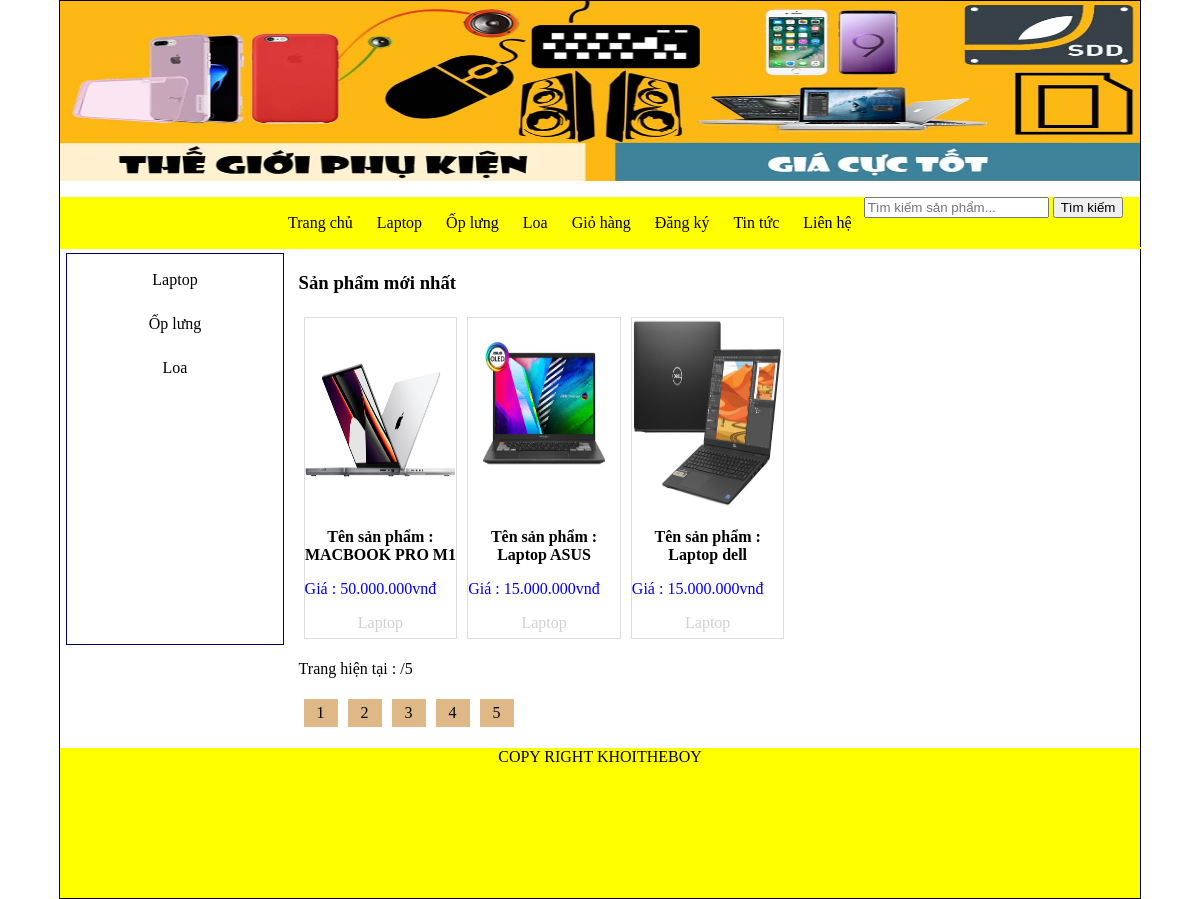
Screenshot of /php/pages/index.php with the database file from the repository.
### tables this page shows
CREATE TABLE `tbl_danhmuc` (
  `id_danhmuc` int(11) NOT NULL,
  `tendanhmuc` varchar(100) NOT NULL,
  `thutu` int(11) NOT NULL
);

CREATE TABLE `tbl_sanpham` (
  `id_sanpham` int(11) NOT NULL,
  `tensanpham` varchar(250) NOT NULL,
  `masp` varchar(100) NOT NULL,
  `giasp` varchar(50) NOT NULL,
  `soluong` int(11) NOT NULL,
  `hinhanh` varchar(50) NOT NULL,
  `tomtat` text NOT NULL,
  `noidung` text NOT NULL,
  `tinhtrang` int(11) NOT NULL,
  `id_danhmuc` int(11) NOT NULL
);

### php/pages/main/index.php (the view, shortened to what this page needs)
<?php
    if(isset($_GET['trang'])){
        $page = $_GET['trang'];
    }else{
        $page = '';
    }
    if($page == '' || $page == 1){
        $begin = 0;
    }else{
        $begin = ($page*3)-3;
    }
    $sql_pro = "SELECT * FROM tbl_sanpham, tbl_danhmuc WHERE tbl_sanpham.id_danhmuc=tbl_danhmuc.id_danhmuc ORDER BY tbl_sanpham.
        id_sanpham DESC LIMIT $begin,3";
    $query_pro = mysqli_query($mysqli,$sql_pro);
?>
<h3>Sản phẩm mới nhất</h3>
                <ul class="product_list">
                    <?php
                    while($row = mysqli_fetch_array($query_pro)){
                    ?>
                    <li>
                        <a href="index.php?quanly=sanpham&id=<?php echo $row['id_sanpham'] ?>">
                            <img src= "../admin/modules/quanlysp/uploads/<?php echo $row['hinhanh'] ?>">
                            <p class ="title_product">Tên sản phẩm : <?php echo $row['tensanpham'] ?></p>
                            <p class ="price_product">Giá : <?php echo number_format($row['giasp'],0,',','.'). 'vnđ' ?></p>
                            <p style ="text-align: center;color:#d1d1d1"><?php echo $row['tendanhmuc'] ?></p>
                        </a>
                    </li>
                    <?php
                    }
                    ?>
                </ul>
                <?php
                $sql_trang = mysqli_query($mysqli,"SELECT * FROM tbl_sanpham");
                $row_count = mysqli_num_rows($sql_trang);
                $trang = ceil($row_count/3);
                ?>
                <p>Trang hiện tại : <?php echo $page ?>/<?php echo $trang ?> </p>
                <ul class ="list_trang">
                    <?php
                    for($i=1;$i<=$trang;$i++){
                    ?>
                        <li <?php if($i==$page){echo 'style="background: brown; "';}else{echo''; } ?>><a href="
                        index.php?trang=<?php echo $i ?>"><?php echo $i ?></a></li>
                    <?php
                    }
                    ?>
                </ul>

### php/pages/index.php (shortened to what this page needs)
<!DOCTYPE html>
<html lang="en">
<head>
    <link rel="stylesheet" type="text/css" href="style.css">
    <link rel="stylesheet" type="text/css" href="https://cdnjs.cloudflare.com/ajax/libs/font-awesome/4.7.0/css/font-awesome.css">
</head>
<body>
    <div class="wrapper">
        <?php
            include("../admin/config/connect.php");
            include("header.php");
            include("menu.php");
            include("main.php");
            include("footer.php");
        ?>
    </div>
</body>
</html>

### php/pages/header.php
<div class="header">
            <img src="banner.jpg" width="100%" height="180px">
        </div>

### php/pages/menu.php (shortened to what this page needs)
<?php
    $sql_danhmuc = "SELECT*FROM tbl_danhmuc ORDER BY id_danhmuc DESC";
    $query_danhmuc = mysqli_query($mysqli,$sql_danhmuc);
?>
<div class="menu">
    <ul class="list_menu">
        <li><a href="index.php">Trang chủ</a></li>
        <?php
        while($row_danhmuc = mysqli_fetch_array($query_danhmuc)){
        ?>
        <li><a href="index.php?quanly=danhmucsanpham&id=<?php echo $row_danhmuc['id_danhmuc']?>"><?php echo $row_danhmuc['tendanhmuc']?></a></li>
        <?php
        }
        ?>
        <li><a href="index.php?quanly=giohang">Giỏ hàng</a></li>
        <?php
        if(isset($_SESSION['dangky'])){
        ?>
        <li><a href="index.php?dangxuat=1">Đăng xuất</a></li>
        <?php
        }else{
        ?>
        <li><a href="index.php?quanly=dangky">Đăng ký</a></li>
        <?php
        }
        ?>
        <li><a href="index.php?quanly=tintuc">Tin tức</a></li>
        <li><a href="index.php?quanly=lienhe">Liên hệ</a></li>
    </ul>
    <p>
        <form action="index.php?quanly=timkiem" method="POST">
            <input type="text" placeholder="Tìm kiếm sản phẩm..." name = "tukhoa">
            <input type="submit" name="timkiem" value="Tìm kiếm">
        </form>
    </p>
</div>

### php/pages/main.php (shortened to what this page needs)
<div class="main">
    <?php
        include("sidebar/sidebar.php");
    ?>
    <div class="maincontent">
        <?php
            if(isset($_GET['quanly'])){
                $tam = $_GET['quanly'];
            }else{
                $tam = '';
            }
            if($tam=='danhmucsanpham'){
                include("main/danhmuc.php");
            }elseif($tam=='giohang'){
                include("main/giohang.php");
            }elseif($tam=='tintuc'){
                include("main/tintuc.php");
            }elseif($tam=='lienhe'){
                include("main/lienhe.php");
            }elseif($tam=='sanpham'){
                include("main/sanpham.php");
            }elseif($tam=='dangky'){
                include("main/dangky.php");
            }elseif($tam=='thanhtoan'){
                include("main/thanhtoan.php");
            }elseif($tam=='dangnhap'){
                include("main/dangnhap.php");
            }elseif($tam=='timkiem'){
                include("main/timkiem.php");
            }elseif($tam=='camon'){
                include("main/camon.php");
            }else{
                include("main/index.php");
            }
        ?>
    </div>
</div>

### php/pages/sidebar/sidebar.php
<div class="sidebar">
        <ul class="list_sidebar">
            <?php
                $sql_danhmuc = "SELECT * FROM tbl_danhmuc ORDER BY id_danhmuc DESC";
                $query_danhmuc = mysqli_query($mysqli,$sql_danhmuc);
                while($row = mysqli_fetch_array($query_danhmuc)){
            ?>
            <li><a href="index.php?quanly=danhmucsanpham&id=<?php echo $row['id_danhmuc'] ?>"><?php echo $row['tendanhmuc'] ?></a></li>
            <?php
            }
            ?>
        </ul>
</div>

### php/pages/footer.php
<div class="footer">
            <p class="footer_copyright">COPY RIGHT KHOITHEBOY </p>
</div>

### php/pages/style.css (style rules this page uses)
body { margin: 0; padding: auto; }
.wrapper { border: 1px solid #000; height: auto; width: 90%; margin:auto; }
.header { height: 180px; width: 100%; background: black; }
.menu { height: 50px; width: 100%; background: yellow; }
ul.list_menu { padding: 0; margin: 0; list-style: none; margin: 0 auto; width: 60%; line-height: 27px; }
ul.list_menu li a { text-decoration: none; text-align: center; color: #000; }
ul.list_menu li { float: left; margin: 7px; padding: 5px; }
ul.list_sidebar { padding: 0; margin: 0; list-style: none; width: 100%; line-height: 27px; }
ul.list_sidebar li a { text-decoration: none; text-align: center; color: #000; display: block; }
ul.list_sidebar li { margin: 7px; padding: 5px; }
.main { border: 1px solid yellow; height: auto; width: 100%; }
.sidebar { border: 1px solid #006; height: 390px; width: 20%; margin-top: 5px; margin-left: 5px; float: left; }
.maincontent { height: auto; width: 78%; margin-top: 5px; margin-left: 5px; float: right; }
ul.product_list { padding: 0; margin: 0; list-style: none; width: 100%; }
ul.product_list li img { height: 190px; }
ul.product_list li { width: 18%; border: 1px solid #ddd; margin: 5px; float: left; height: 320px; }
ul.product_list li a { text-decoration: none; }
ul.product_list li img { width: 100%; }
p.title_product { text-align: center; color: black; font-size: 16px; font-weight: bold; }
.footer { height: 150px; width: 100%; background: yellow; }
p.footer_copyright { text-align: center; color: #000; }

### php/pages/main/index.php (style rules this page uses)
ul.list_trang { padding: 0; margin: 0; list-style: none; }
ul.list_trang li { float: left; padding: 5px 13px; margin: 5px; background: burlywood; display: block; }
ul.list_trang li a { color: #000; text-align: center; text-decoration: none; }

### rows the page displays
tbl_danhmuc: tendanhmuc "Laptop"
tbl_danhmuc: tendanhmuc "Ốp lưng"
tbl_danhmuc: tendanhmuc "Loa"
tbl_sanpham: hinhanh (picture), tensanpham "MACBOOK PRO M1", giasp "50.000.000", id_danhmuc.tendanhmuc "Laptop"
tbl_sanpham: hinhanh (picture), tensanpham "Laptop ASUS", giasp "15.000.000", id_danhmuc.tendanhmuc "Laptop"
tbl_sanpham: hinhanh (picture), tensanpham "Laptop dell", giasp "15.000.000", id_danhmuc.tendanhmuc "Laptop"

### other values shown
$trang "5"
